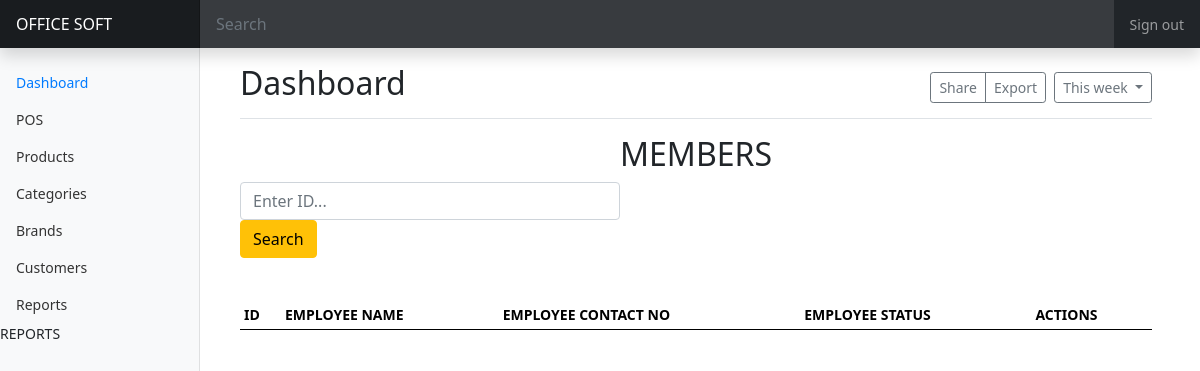
/, run on an earlier commit of the app's database.
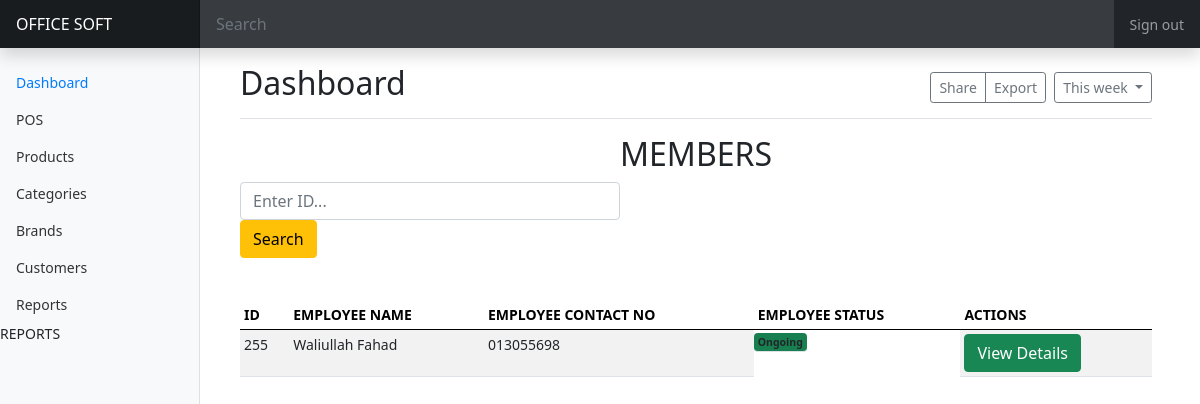
And on a later commit of the database.
### posApp/models.py (models this page shows, shortened)
class Employee(models.Model):
    emp_id = models.IntegerField()
    emp_name = models.CharField(max_length=120)
    emp_email = models.CharField(max_length=120, unique=True)
    emp_contact = models.CharField(max_length=120, null=True, blank=True)
    emp_img = models.ImageField(upload_to="images/")
    ongoing_projects = models.ForeignKey(Projects, on_delete=models.CASCADE, null=True)
    emp_department = models.ForeignKey(Department, on_delete=models.CASCADE, null=True)
    salary = models.FloatField()
    status = models.BooleanField(default=False)

### posApp/views.py (the view)
# urls.py: path('', views.get_home_page, name="base"),
def get_home_page(request):
    if 'qry' in request.GET:
        qry = request.GET['qry']
        emps = Employee.objects.filter(emp_id__icontains=qry)
    else:
        emps = Employee.objects.all()
    context = {'emps': emps}
    return render(request, 'homeview/base.html', context)

### posApp/context_processor.py (called while the page is built)
def cart(request):
    return {
        'cart': Cart(request)
    }

### posApp/templates/homeview/base.html (shortened to what this page needs)
{% load static %}
<!doctype html>
<html lang="en">
  <head>
    <link href="https://cdn.jsdelivr.net/npm/bootstrap@5.0.1/dist/css/bootstrap.min.css" rel="stylesheet">
<link href="/docs/5.0/dist/css/bootstrap.min.css" rel="stylesheet">
    <link href="{% static 'css/dashboard.css' %}" rel="stylesheet">
  </head>
  <body>
    {% include 'homeview/sidebar.html' %}
    <main class="col-md-9 ms-sm-auto col-lg-10 px-md-4">
      <div class="d-flex justify-content-between flex-wrap flex-md-nowrap align-items-center pt-3 pb-2 mb-3 border-bottom">
        <h1 class="h2">Dashboard</h1>
        <div class="btn-toolbar mb-2 mb-md-0">
          <div class="btn-group me-2">
            <button type="button" class="btn btn-sm btn-outline-secondary">Share</button>
            <button type="button" class="btn btn-sm btn-outline-secondary">Export</button>
          </div>
          <button type="button" class="btn btn-sm btn-outline-secondary dropdown-toggle">
            This week
          </button>
        </div>
      </div>
      <h2 style="text-align: center;">MEMBERS</h2>
      <form action="{% url 'base' %}" method="GET" class="col-lg-5">
        <input class="form-control" type="text" placeholder="Enter ID..." name="qry">
        <button type="submit" class="btn btn-warning">Search</button>
      </form>
      <div class="table-responsive">
        <table class="table table-striped table-sm">
          <thead>
            <tr>
              <th>ID</th>
              <th>EMPLOYEE NAME</th>
              <th>EMPLOYEE CONTACT NO</th>
              <th>EMPLOYEE STATUS</th>
              <th>ACTIONS</th>
            </tr>
          </thead>
          <tbody>
          {% for emp in emps %}
            <tr>
              <td>{{emp.emp_id}}</td>
              <td>{{ emp.emp_name }}</td>
              <td>{{ emp.emp_contact }}</td>
              {% if emp.status == True %}
              <td class="badge bg-success">Ongoing</td>
              {% else %}
              <td class="badge bg-danger">Fired</td>
              {% endif %}
              <td><a href="{% url 'get_emp_details' emp.id %}" class="btn btn-success">View Details</a></td>
            </tr>
            {% endfor %}
          </tbody>
        </table>
      </div>
    </main>
  </body>
</html>

What changed in the data, as far as the page shows it:
added Employee: emp_id "255", emp_name "Waliullah Fahad", emp_contact "013055698", status "Ongoing"
